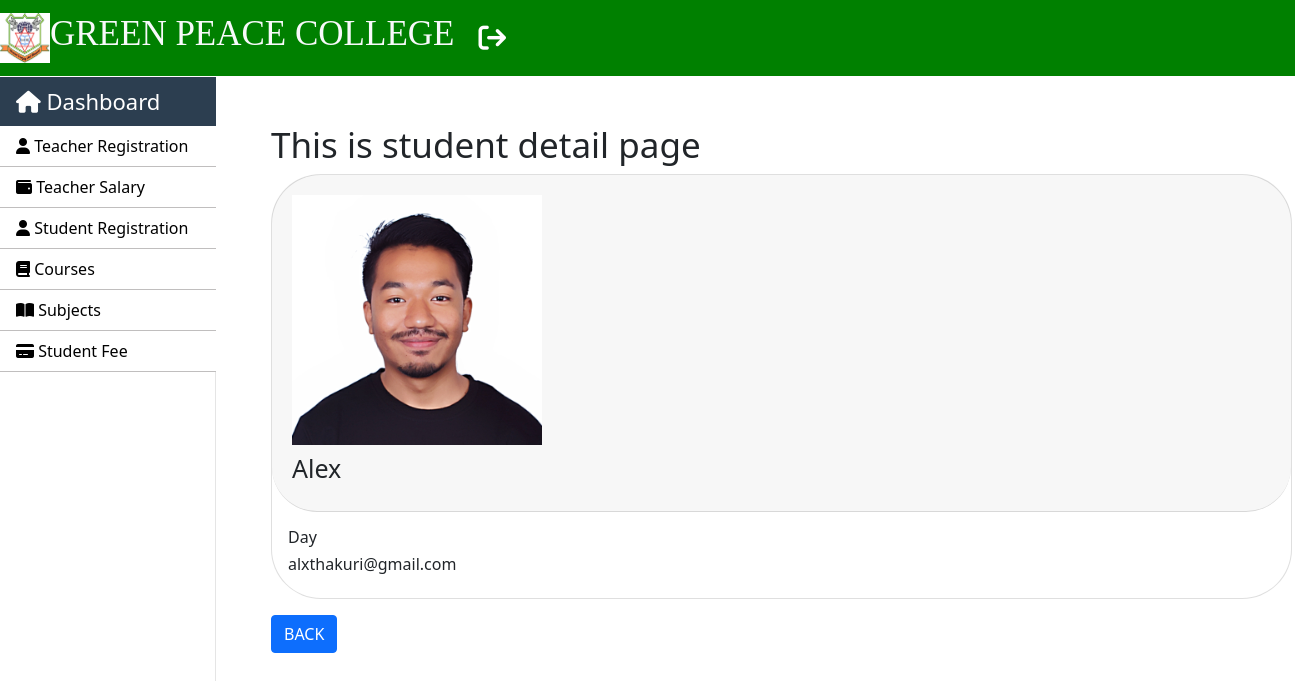
Page /students/view/3 (signed in) on the committed database.
### SMS/models.py (models this page shows, shortened)
class Student(models.Model):
    roll_no = models.IntegerField()
    first_name = models.CharField(max_length=250)
    middle_name = models.CharField(max_length=250, blank=True)
    last_name = models.CharField(max_length=250)
    father_name = models.CharField(max_length=250, blank=True)
    mobile_no = models.IntegerField()
    image = models.ImageField(upload_to='Images/Students/', blank=True)
    course_name = models.ForeignKey(Course, on_delete=models.CASCADE)
    session = models.CharField(max_length=250)
    applicant_status = models.CharField(max_length=100)
    application_status = models.CharField(max_length=100)
    dob = models.DateField()
    gender = models.CharField(max_length=250)
    address = models.CharField(max_length=250)
    admission_date = models.DateField()
    email = models.EmailField()
    class Meta:
        db_table = "student_info"

### SMS/views.py (the view)
# urls.py: path("students/view/<int:id>",views.students_view, name='view-student'),
@login_required(login_url='login')
def students_view(request, id):
    data = Student.objects.get(id=id)
    context = {"data": data}
    return render(request, 'students/view_student.html', context)

### templates/students/view_student.html (shortened to what this page needs)
{% extends 'layouts/master.html' %}
{% block content %}
<div class="container mt-5">
    <h1>This is student detail page</h1>
    <div class="card">
        <div class="card-header" style="padding: 20px; border-radius: 45px;">
            <h6><img src="{{ data.image.url }}" width="250"></h6>
            <h3>{{ data.first_name }}</h3>
        </div>
        <div class="card-body">
            <h6>{{ data.session }}</h6>
            <h6>{{ data.email }}</h6>
        </div>
    </div>
    <a href="{% url 'index-student' %}" class="btn btn-primary mt-3">BACK</a>
</div>
{% endblock %}

### static/css/style.css (style rules this page uses)
h1 { font-size: 35px; }
h3 { font-size: 25px; }

### rows in the picture
Student: image (picture), first_name "Alex", session "Day", email "alxthakuri@gmail.com"
